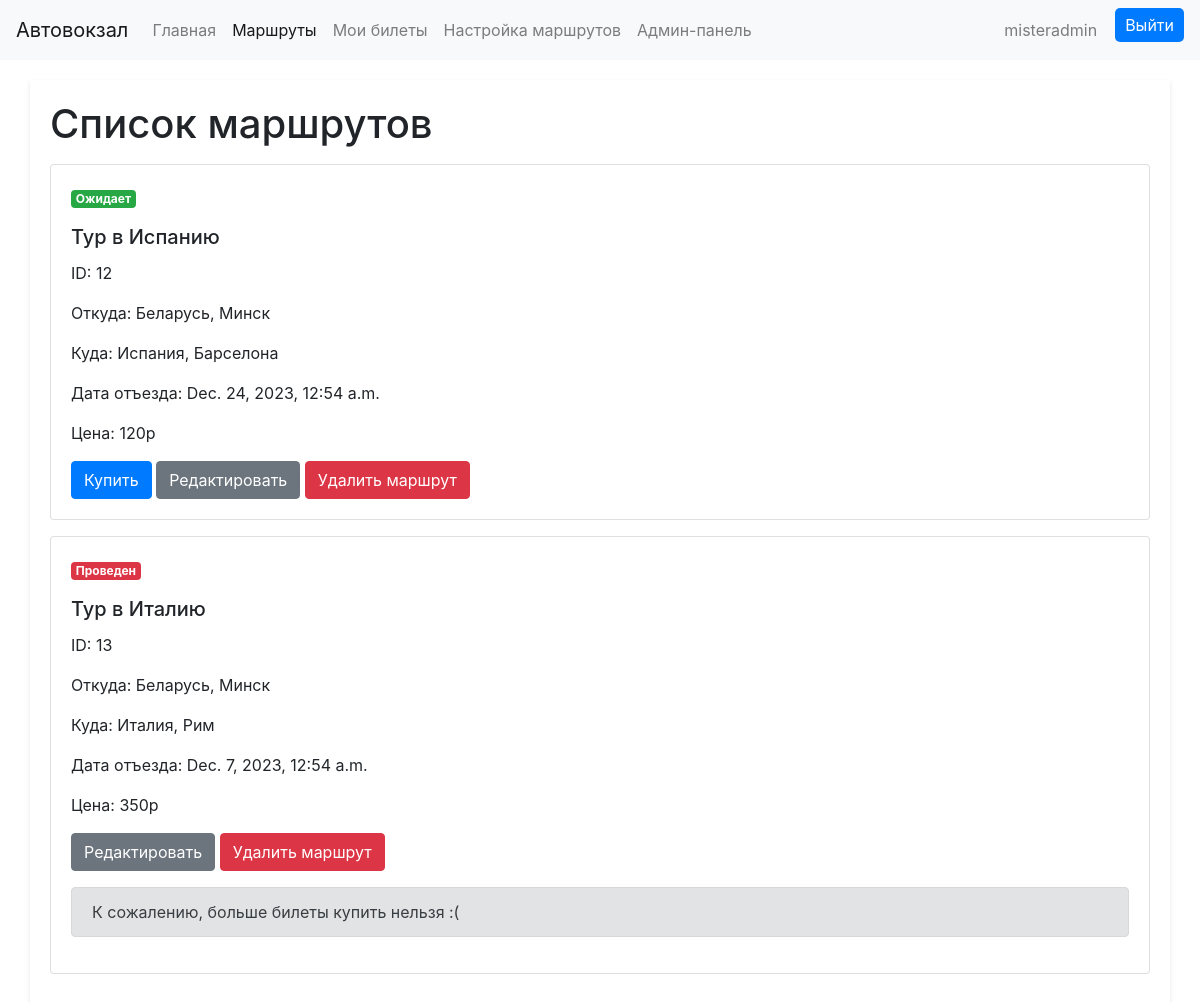
Page /routes/ (signed in) on the committed database.
### main/models.py (models this page shows)
class Route(models.Model):
    name = models.CharField(max_length=100)
    start_point = models.CharField(max_length=100)
    end_point = models.CharField(max_length=100)
    schedule = models.DateTimeField(null=True, default=None)
    price = models.CharField(max_length=6, null=True, default=None)
    status =  models.CharField(max_length=30, default='Ожидает')

### main/views.py (the view, shortened to what this page needs)
# urls.py: path('routes/', routes_view, name='routes'),
def routes_view(request):
    routes = Route.objects.all()
    current_datetime = datetime.now()
    for route in routes:
        if current_datetime >= route.schedule.replace(tzinfo=None):
            route.status = 'Проведен'
        else:
            route.status = 'Ожидает'
        route.save()
    return render(request, 'main/routes.html', {'routes': routes, 'current_datetime': current_datetime})

### main/templates/main/routes.html (shortened to what this page needs)
<!DOCTYPE html>
<html>
<head>
  <link rel="stylesheet" href="https://stackpath.bootstrapcdn.com/bootstrap/4.5.0/css/bootstrap.min.css">
</head>
<body>
  <nav class="navbar navbar-expand-lg navbar-light bg-light">
    <a class="navbar-brand">Автовокзал</a>
    <div class="collapse navbar-collapse" id="navbarNav">
      <ul class="navbar-nav">
        <li class="nav-item">
          <a class="nav-link" href="{% url 'index' %}">Главная</a>
        </li>
        <li class="nav-item active">
          <a class="nav-link" href="{% url 'routes' %}">Маршруты</a>
        {% if user.is_authenticated %}
        </li>
        <li class="nav-item">
          <a class="nav-link" href="{% url 'mytickets' %}">Мои билеты</a>
        </li>
        {% endif %}
        {% if user.is_staff %}
           <li class="nav-item">
          <a class="nav-link" href="{% url 'edit_routes' %}">Настройка маршрутов</a>
        </li>
          <li class="nav-item">
          <a class="nav-link" href="{% url 'admin:index' %}">Админ-панель</a>
        </li>
          {% endif %}
      </ul>
    </div>
      {% if user.is_authenticated %}
      <ul class="navbar-nav">
        <li class="nav-item">
          <a class="nav-link">{{ user.username }}</a>
        </li>
      </ul>
     <div class="auth-buttons">
            <button onclick="location.href='{% url 'logout' %}'">Выйти</button>
        </div>
      {% endif %}
  </nav>
  <div class="container">
    <h1>Список маршрутов</h1>
      {% if routes %}
    {% for route in routes %}
      {% if user.is_authenticated %}
      <form action="{% url 'routes' %}" method="post" class="edit-mode">
           {% endif %}
    <div class="card mb-3">
      <div class="card-body">
          {% if route.status == 'Ожидает' %}
          <span class="badge badge-success">{{ route.status }}</span>
          {% else %}
          <span class="badge badge-danger">{{ route.status }}</span>
          {% endif %}
        <h5 class="card-title" id="name">{{ route.name }}</h5>
          <p class="card-text" id="route_id">ID: {{ route.id }}</p>
        <p class="card-text" id="start_point">Откуда: {{ route.start_point }}</p>
        <p class="card-text" id="end_point">Куда: {{ route.end_point }}</p>
        <p class="card-text" id="schedule">Дата отъезда: {{ route.schedule }}</p>
        <p class="card-text" id="price">Цена: {{ route.price }}</p>
          {% if user.is_authenticated %}
          {% if route.status == 'Ожидает' %}
         <button type="submit" class="btn btn-primary" name="buy_ticket">Купить</button>
          {% endif %}
       {% if user.is_staff %}
    <button type="button" class="btn btn-secondary edit-button" name="edit_route">Редактировать</button>
          <button type="submit" class="btn btn-danger" name="delete_route">Удалить маршрут</button>
          {% endif %}
      {% endif %}
          {% if route.status == 'Проведен' %}
          <div class="alert alert-secondary" role="alert">
  К сожалению, больше билеты купить нельзя :(
</div>
          {% endif %}
      </div>
    </div>
          {% if user.is_authenticated %}
     </form>
       {% endif %}
    {% endfor %}
  </div>
  {% else %}
       <div class="alert alert-primary" role="alert">
  Пока что рейсов нету :(
</div>
      {% endif %}
</body>
</html>

### main/templates/main/routes.html (style rules this page uses)
body { background-color: #ffffff; }
.container { margin-top: 20px; box-shadow: 0 2px 4px rgba(0, 0, 0, 0.1); padding: 20px; }
.auth-buttons { text-align: right; margin-bottom: 10px; }
.auth-buttons button { margin-left: 10px; border-radius: 5px; padding: 5px 10px; background-color: #007bff; color: #fff; border: none; }

### rows in the picture
Route: status "Ожидает", name "Тур в Испанию", id "12", start_point "Беларусь, Минск", end_point "Испания, Барселона", schedule "Dec. 24, 2023, 12:54 a.m.", price "120р"
Route: status "Проведен", name "Тур в Италию", id "13", start_point "Беларусь, Минск", end_point "Италия, Рим", schedule "Dec. 7, 2023, 12:54 a.m.", price "350р", shows "К сожалению, больше билеты купить нельзя :("

### other values in the picture
{{ user.username }} "misteradmin"
